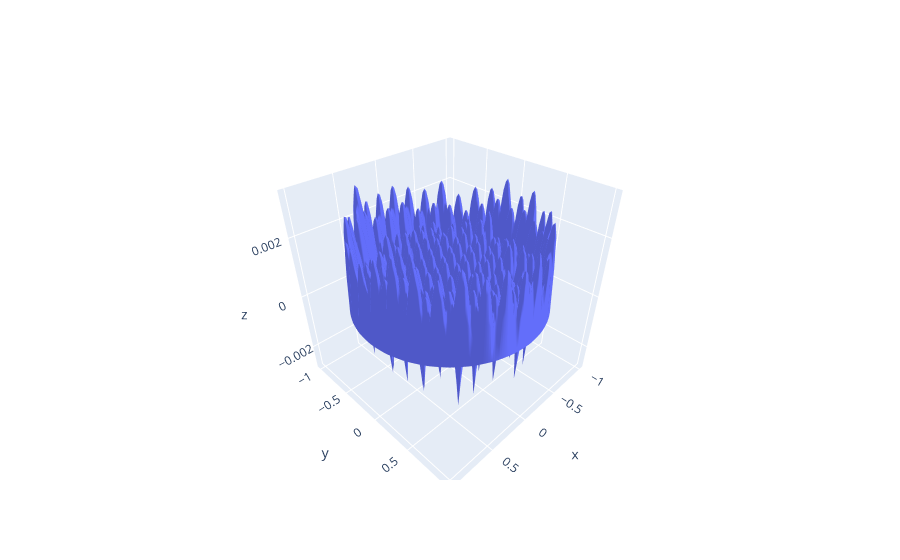

Here is the notebook cell this chart was saved with:
### Code cell
plot_data = [
    plotly.graph_objects.Mesh3d(
                                x=x,
                                y=y,
                                z=d,                                          
                                )    
    ]
fig = plotly.graph_objects.Figure(data=plot_data)
fig.update_layout()

### Figure 1 — Plotly figure (JSON) as saved in the notebook; plotly's stock layout.template omitted (floating-point values rounded to 4 significant figures; data arrays with more than 128 entries replaced by an {"elided": "..."} marker saying what was removed)
{"data": [{"type": "mesh3d", "x": {"elided": "11660 float values"}, "y": {"elided": "11660 float values"}, "z": {"elided": "11660 float values"}}], "layout": {}}
